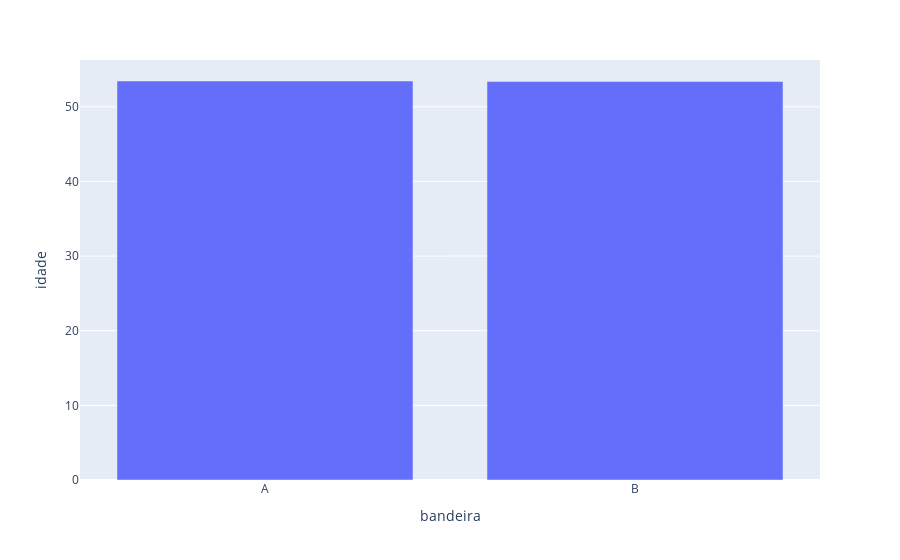

The cell this chart's notebook holds for it:
### Code cell
px.bar(agg_idade_bandeira, x = 'bandeira', y = 'idade')

### Figure 1 — Plotly figure (JSON) as saved in the notebook; plotly's stock layout.template omitted (floating-point values rounded to 4 significant figures)
{"data": [{"alignmentgroup": "True", "hovertemplate": "bandeira=%{x}<br>idade=%{y}<extra></extra>", "legendgroup": "", "marker": {"color": "#636efa", "pattern": {"shape": ""}}, "name": "", "offsetgroup": "", "orientation": "v", "showlegend": false, "textposition": "auto", "type": "bar", "x": ["A", "B"], "xaxis": "x", "y": [53.45, 53.39], "yaxis": "y"}], "layout": {"autosize": true, "barmode": "relative", "legend": {"tracegroupgap": 0}, "margin": {"t": 60}, "xaxis": {"anchor": "y", "autorange": true, "domain": [0, 1], "range": [-0.5, 1.5], "title": {"text": "bandeira"}, "type": "category"}, "yaxis": {"anchor": "x", "autorange": true, "domain": [0, 1], "range": [0, 56.26], "title": {"text": "idade"}, "type": "linear"}}}
